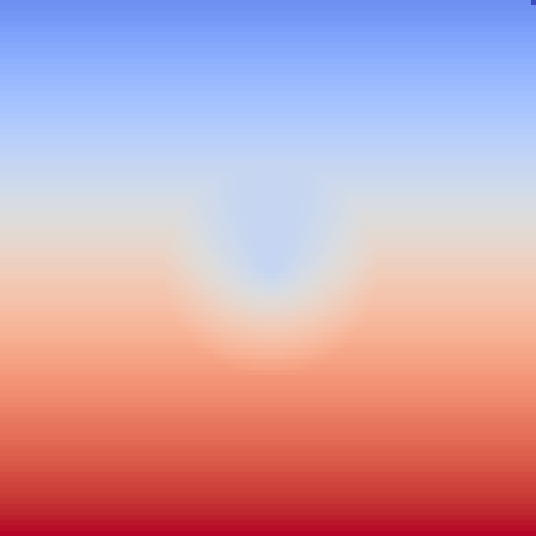
#> input picture dist_trans/test-img0.png, 536 x 536 px
$ python palette.py ../dist_trans/test-img0.png
#> lines starting #> are read from the running program, lines starting #| are printed output that depends on the picture
#!/usr/bin/env python3

import cv2

import matplotlib.pyplot as plt
import numpy as np

from asyncore import read
from copy import deepcopy
import readline
import  math
import itertools
import sys

if len(sys.argv) <= 1:
    print("no input")
    exit(1)

## Define 8 ANSI color
ansi_8_colors = np.array([
    [   0,   0,   0],
    [ 255,   0,   0],
    [   0, 255,   0],
    [   0,   0, 255],
    [ 255, 255,   0],
    [   0, 255, 255],
    [ 255,   0, 255],
    [ 255, 255, 255],
])
ansi_8_colors = cv2.cvtColor(ansi_8_colors.astype(np.uint8).reshape((2,4,3)), cv2.COLOR_BGR2LAB).reshape((8,3)).astype(np.float32)

## Load image
img = cv2.imread(sys.argv[1],1)
#> img is the input picture: shape (536, 536, 3); mean B, G, R 175.5, 161.9, 201.8
img = cv2.cvtColor(img, cv2.COLOR_BGR2LAB).astype(np.float32)
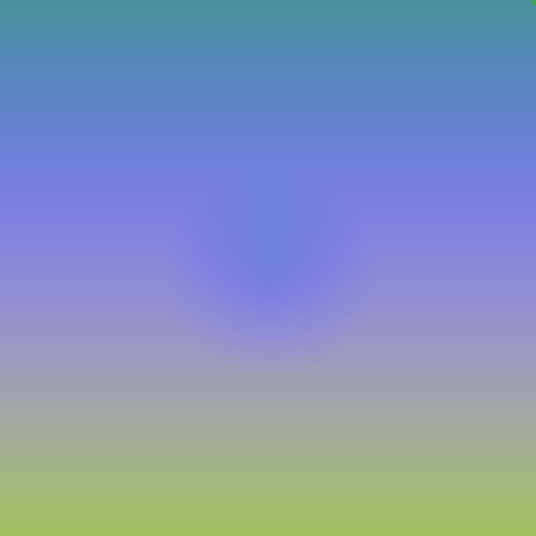
#> img: shape (536, 536, 3) float32; mean B, G, R 184.2, 148, 130.4

## Compute distances
pd = ansi_8_colors.reshape((8, 1, 3)) - img.reshape((1, -1, 3))
pd = np.linalg.norm(pd, axis=2)

## Compute transformed colors
closes_idx = np.argmin(pd, axis=1)
#> closes_idx = [284616, 531, 126496, 255672, 103448, 160800, 0, 114881]
new_colors = img.reshape((-1, 3))[closes_idx, :]
#> new_colors = [[96, 190, 161], [96, 160, 65], [222, 131, 134], [128, 181, 164], [222, 127, 122], [209, 143, 148], [156, 143, 75], [224, 128, 128]]
q = (1+math.sqrt(5))/2
q = 1/q
center_color = np.mean(new_colors, axis=0)
#> center_color = [169.1, 150.4, 124.6]
new_colors = q*new_colors + q*(1-q)*ansi_8_colors + (1-q)**2*center_color
#> new_colors = [[84.01, 169.6, 147.9], [103.4, 169.7, 63.08], [214.8, 112.8, 150.8], [135.9, 182.9, 165.6], [216.9, 119.3, 120.5], [212.4, 135.3, 162.3], [157.4, 163.7, 80.35], [223.3, 131.3, 127.5]]

# Darker colors
dir_col = new_colors[0,:] - new_colors[-1,:]
#> dir_col = [-139.3, 38.32, 20.4]
new_colors_sub = new_colors + 0.16*dir_col
#> new_colors_sub = [[61.72, 175.7, 151.2], [81.07, 175.8, 66.34], [192.5, 118.9, 154.1], [113.6, 189, 168.8], [194.6, 125.4, 123.8], [190.1, 141.5, 165.6], [135.2, 169.8, 83.61], [201, 137.4, 130.8]]
new_colors_sub[0,:] -= 2*0.16*dir_col

new_colors_sub[0,:], new_colors[0,:] = 1*new_colors[0,:], 1*new_colors_sub[0,:]

## Assemble color matrix
colors = np.zeros((4,8,3))
colors[0,:,:] = ansi_8_colors
colors[2,:,:] = new_colors
colors[3,:,:] = new_colors_sub

img_rgb = cv2.cvtColor(img.astype(np.uint8), cv2.COLOR_LAB2RGB)
colors_rgb = cv2.cvtColor(colors.astype(np.uint8), cv2.COLOR_LAB2RGB)
colors_rgb[1,:,:] = 255

## Plotting
Hplt = 2
Wplt = 2

ax = plt.subplot(Hplt, Wplt, 1)
ax.imshow(img_rgb)

ax = plt.subplot(Hplt, Wplt, 2)
ax.imshow(colors_rgb)

ax = plt.subplot(Hplt, Wplt, 3)
ax.axis('equal')
ax.set_facecolor("gray")
sample_idx = np.random.permutation(img.size//3)[:100000]
ax.scatter(img.reshape((-1,3))[sample_idx,1], img.reshape((-1,3))[sample_idx,2], alpha=0.1, c='white', sizes=0.1*img.reshape((-1,3))[sample_idx,0])
c0 = np.ones((8, 4))
c1 = np.ones((8, 4))
c0[:,:3] = colors_rgb[0,:,:]/255
c1[:,:3] = colors_rgb[1,:,:]/255
ax.scatter(colors[0,:,1], colors[0,:,2], c=c0, marker='x', sizes=colors[0,:,0])
ax.scatter(colors[1,:,1], colors[1,:,2], c=c1, sizes=colors[1,:,0])

plt.show()
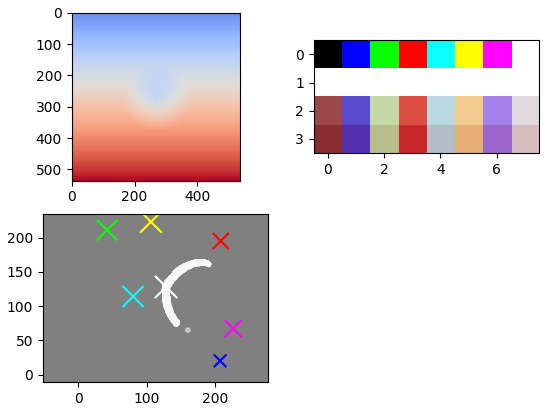
#> figure drawn by matplotlib, 3 panels
